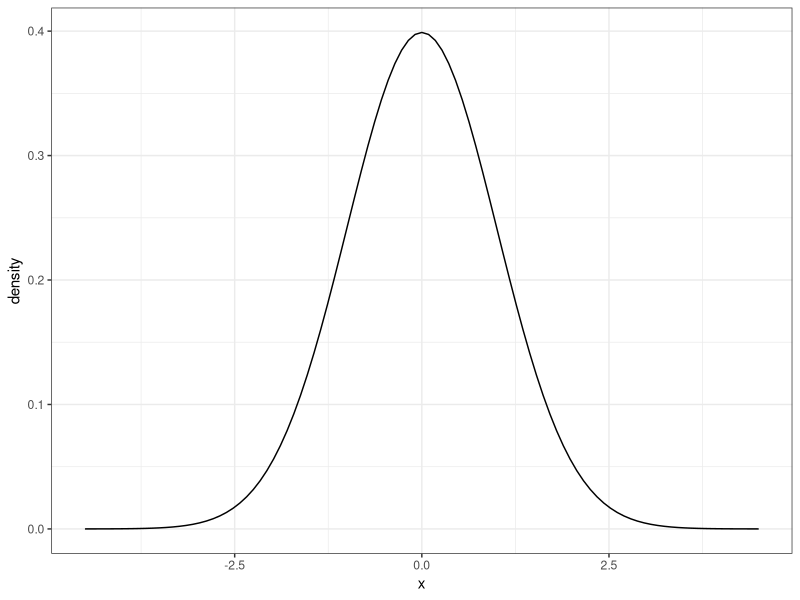
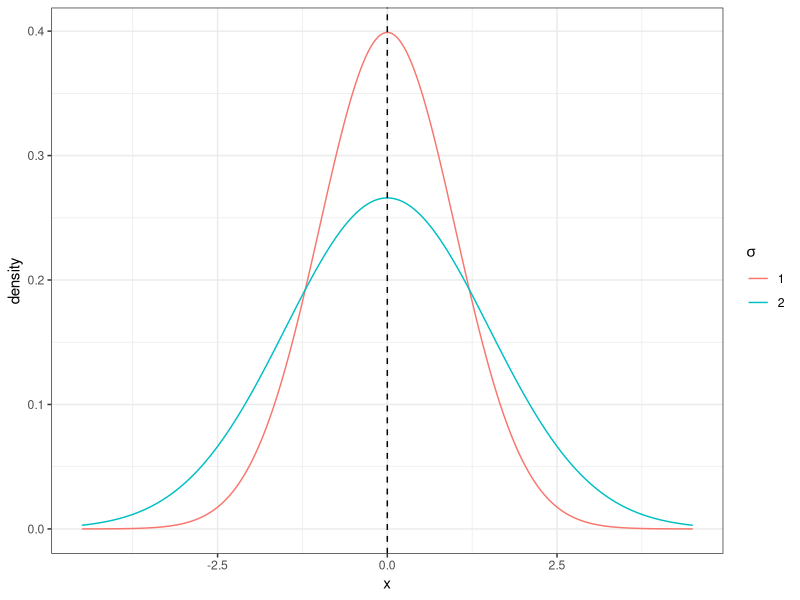
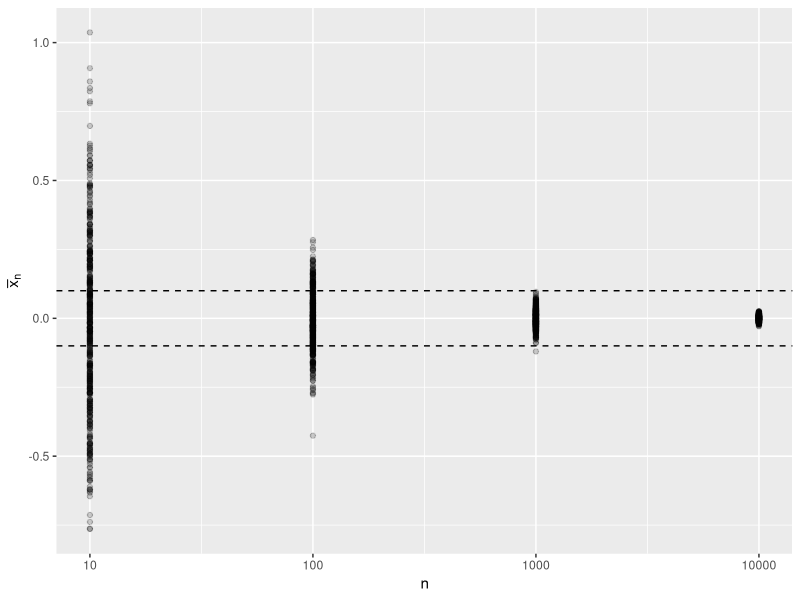
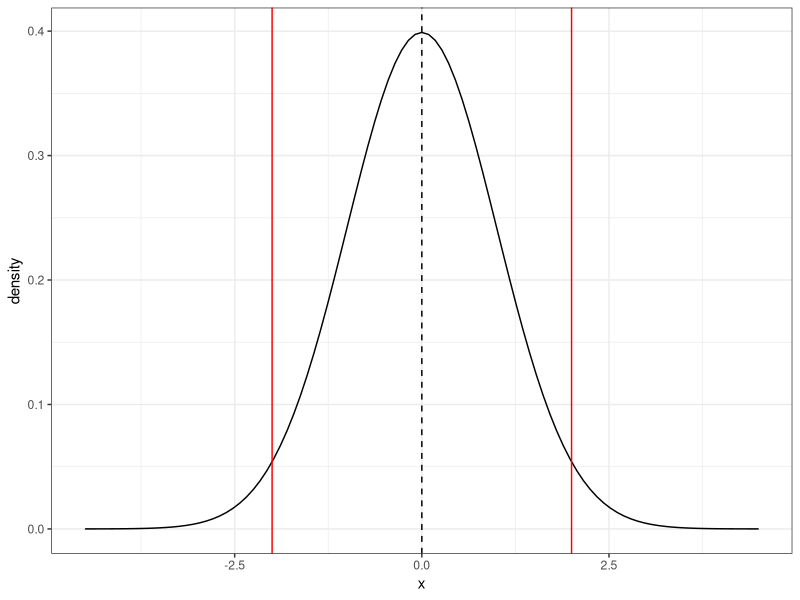
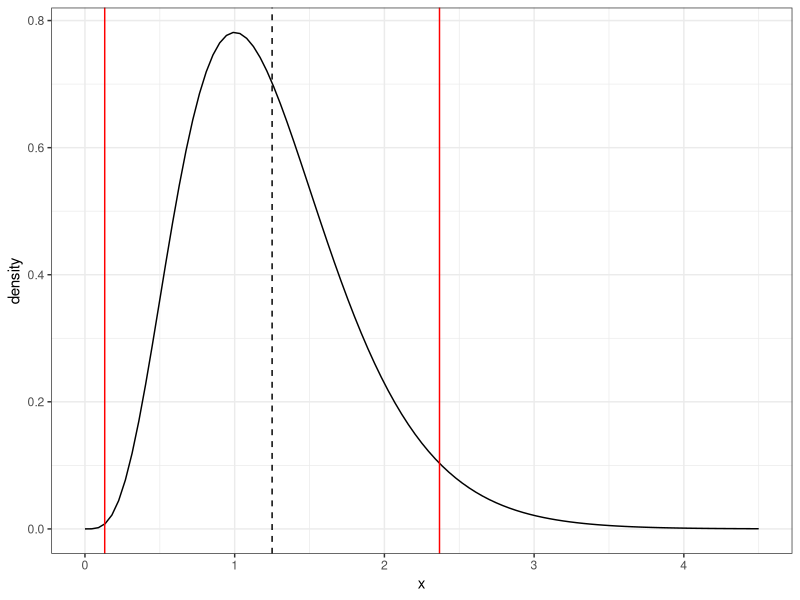

Generate these figures, in order, with R:
## ---- chunk 1
library(ggplot2)
library(dplyr)
library(knitr)
knitr::opts_chunk$set(echo = TRUE)
## ---- chunk 2
ggplot(data.frame(x = c(-4.5, 4.5)), aes(x)) + 
  stat_function(fun = dnorm) + 
  labs(x="x", y="density") +
  theme_bw()
## ---- chunk 3
domain <- seq(-4.5, 4.5, by=0.01)
values <- data_frame(
  x = c(domain, domain)
) %>% 
  mutate(
    sigma = c(rep(1, length(domain)), rep(2, length(domain))),
    sigma = as.factor(sigma),
    y = c(dnorm(domain, 0, 1), dnorm(domain, 0, 1.5))
  )

ggplot(values, aes(x=x, y=y, color=sigma)) + 
  geom_line() +
  labs(x="x", y="density") + 
  geom_vline(xintercept = 0, linetype="dashed") +
  theme_bw() + 
  scale_color_discrete(name=expression(sigma))
## ---- chunk 4
n_vector <- 10^c(1:4)
N <- 500
sample_means_overall <- NULL

for(n in n_vector){
  sample_means <- rep(0, N)
  for(i in 1:N){
    x <- rnorm(n, 0, 1)
    sample_means[i] <- mean(x)
  }
  sample_means_overall <- sample_means_overall %>% 
    bind_rows(
      data_frame(
        n=rep(n, N),
        xbar=sample_means
      )
    )
}

eps <- 0.1
ggplot(data=sample_means_overall, aes(x=n, y=xbar)) +
  geom_point(alpha=0.2) +
  scale_x_log10(breaks = 10^c(1:4)) + 
  geom_hline(yintercept = c(0-eps, 0+eps), linetype="dashed") +
  labs(x="n", y=expression(bar(x)[n])) 
## ---- chunk 5
ggplot(data.frame(x = c(-4.5, 4.5)), aes(x)) + 
  stat_function(fun = dnorm, args=c(0,1)) + 
  labs(x="x", y="density") + 
  geom_vline(xintercept = 0, linetype="dashed") +
  geom_vline(xintercept = c(-2, 2), col="red") +
  theme_bw()
## ---- chunk 6
shape <- 5
rate <- 4
mean <- shape/rate
sigma <- sqrt(shape/rate^2)
## ---- chunk 7
ggplot(data.frame(x = seq(0, 4.5, by=0.01)), aes(x)) + 
  stat_function(fun = dgamma, args=c(shape, rate)) + 
  labs(x="x", y="density") + 
  geom_vline(xintercept = mean, linetype="dashed") +
  geom_vline(xintercept = c(mean-2*sigma, mean+2*sigma), col="red") +
  theme_bw()
